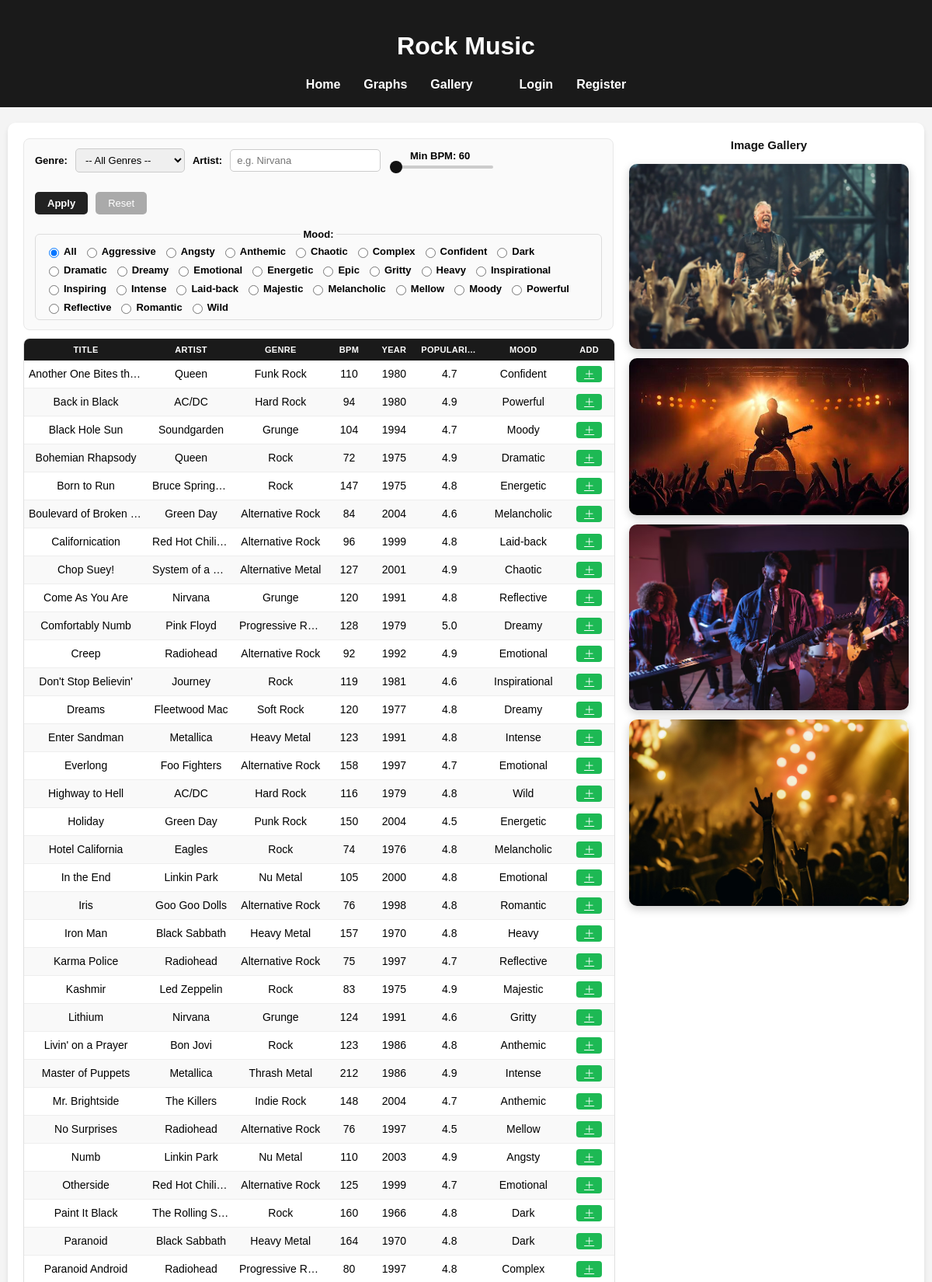
The page / (upper part) on the database its author committed.
### tables this page shows
CREATE TABLE `songs` (
  `id` int(11) NOT NULL,
  `ext_id` int(11) NOT NULL,
  `naslov` varchar(120) NOT NULL,
  `izvodac` varchar(100) NOT NULL,
  `zanr` varchar(60) NOT NULL,
  `bpm` int(11) NOT NULL,
  `godina` int(11) NOT NULL,
  `popularnost` decimal(3,1) NOT NULL,
  `raspolozenje` varchar(40) NOT NULL
);

### index.php (the view, shortened to what this page needs)
<?php
require_once __DIR__ . '/includes/db.php';
$moods = [];
$res = $conn->query('SELECT DISTINCT raspolozenje FROM songs ORDER BY raspolozenje');
while ($r = $res->fetch_assoc()) $moods[] = $r['raspolozenje'];
$filterArtist = trim($_GET['izvodac'] ?? '');
$filterBpm = max(60, (int)($_GET['bpm'] ?? 60));
$filterMood = trim($_GET['raspolozenje'] ?? '');
$where = ['bpm >= ?'];
$params = [$filterBpm];
$types = 'i';
$stmt = $conn->prepare('SELECT * FROM songs WHERE ' . implode(' AND ', $where) . ' ORDER BY naslov');
$stmt->bind_param($types, ...$params);
$stmt->execute();
$songs = $stmt->get_result()->fetch_all(MYSQLI_ASSOC);
?>
<!DOCTYPE html>
<html lang="hr">
<head>
    <link rel="stylesheet" href="styles/style.css">
</head>
<body>
    <?php include __DIR__ . '/includes/header.php'; ?>
    <main>
        <div class="table-image">
            <div class="left-col">
                <form class="filters-bar" method="get" action="index.php" id="filter-form">
                    <div class="filter-controls">
                        <label for="filter-genre">Genre:</label>
                        <select id="filter-genre" name="zanr">
                            <option value="">-- All Genres --</option>
                        </select>
                        <label for="filter-artist">Artist:</label>
                        <input type="text" id="filter-artist" name="izvodac"
                               placeholder="e.g. Nirvana" value="<?= htmlspecialchars($filterArtist) ?>">
                        <div class="bpm-group">
                            <label for="filter-bpm">Min BPM: <span id="bpm-value"><?= $filterBpm ?></span></label>
                            <input type="range" id="filter-bpm" name="bpm" min="60" max="220" step="1" value="<?= $filterBpm ?>">
                        </div>
                        <div class="button-group">
                            <button type="submit" id="btn-filter">Apply</button>
                            <button type="button" id="btn-reset">Reset</button>
                        </div>
                        <fieldset class="filter-mood">
                            <legend>Mood:</legend>
                            <label><input type="radio" name="raspolozenje" value="" <?= $filterMood === '' ? 'checked' : '' ?>> All</label>
                            <?php foreach ($moods as $m): ?>
                                <label>
                                    <input type="radio" name="raspolozenje"
                                           value="<?= htmlspecialchars($m) ?>"
                                           <?= $filterMood === $m ? 'checked' : '' ?>>
                                    <?= htmlspecialchars($m) ?>
                                </label>
                            <?php endforeach; ?>
                        </fieldset>
                    </div>
                </form>
                <div class="table-wrapper">
                    <table id="music-table" aria-label="Songs table">
                        <thead>
                            <tr>
                                <th>Title</th>
                                <th>Artist</th>
                                <th>Genre</th>
                                <th>BPM</th>
                                <th>Year</th>
                                <th>Popularity</th>
                                <th>Mood</th>
                                <th>Add</th>
                            </tr>
                        </thead>
                        <tbody>
                        <?php if (empty($songs)): ?>
                            <tr><td colspan="8">No results.</td></tr>
                        <?php else: ?>
                            <?php foreach ($songs as $s):
                                $inCol = in_array($s['id'], $collectionIds); ?>
                            <tr>
                                <td><?= htmlspecialchars($s['naslov']) ?></td>
                                <td><?= htmlspecialchars($s['izvodac']) ?></td>
                                <td><?= htmlspecialchars($s['zanr']) ?></td>
                                <td><?= $s['bpm'] ?></td>
                                <td><?= $s['godina'] ?></td>
                                <td><?= number_format($s['popularnost'], 1) ?></td>
                                <td><?= htmlspecialchars($s['raspolozenje']) ?></td>
                                <td>
									<?php if (!$loggedIn): ?>
										<a href="/login.php" class="btn-add btn-login-hint" title="Sign in to add">＋</a>
									<?php endif; ?>
								</td>
                            </tr>
                            <?php endforeach; ?>
                        <?php endif; ?>
                        </tbody>
                    </table>
                </div>
            </div>
            <div class="right-col">
                <p class="gallery-title">Image Gallery</p>
                <div class="concert-image-aside"><img src="img/rock-concert-1.jpg" alt="Guitarist performing on stage" loading="lazy"></div>
                <div class="concert-image-aside"><img src="img/rock-concert-2.jpg" alt="Silhouette of a guitarist" loading="lazy"></div>
                <div class="concert-image-aside"><img src="img/rock-concert-3.jpg" alt="Rock concert crowd" loading="lazy"></div>
                <div class="concert-image-aside"><img src="img/rock-concert-4.jpg" alt="Crowd at a rock concert" loading="lazy"></div>
            </div>
        </div>
    </main>
</body>
</html>

### includes/header.php (shortened to what this page needs)
<?php
$loggedIn = !empty($_SESSION['user_id']);
$username = htmlspecialchars($_SESSION['username'] ?? '');
?>
<header>
    <h1>Rock Music</h1>
    <ul class="nav-menu">
        <li><a href="index.php">Home</a></li>
        <li><a href="graphs.php">Graphs</a></li>
        <li><a href="gallery.php">Gallery</a></li>
        <?php if ($loggedIn): ?>
            <li><a href="playlist.php">My Playlist</a></li>
            <li class="nav-spacer"></li>
            <li class="nav-user">
                <?= $username ?>
                <a href="logout.php" class="nav-logout">Logout</a>
            </li>
        <?php else: ?>
            <li class="nav-auth"><a href="login.php">Login</a></li>
            <li class="nav-auth"><a href="register.php">Register</a></li>
        <?php endif; ?>
    </ul>
</header>

### styles/style.css (style rules this page uses)
body { font-family: Arial, sans-serif; margin: 0; padding: 0; background-color: #1a1a1a; text-align: center; overflow-x: hidden; display: flex; flex-direction: column; min-height: 100vh; }
main { flex: 1; background-color: #f4f4f4; }
header { background: #1a1a1a; color: white; padding: 20px; }
.nav-menu { display: flex; justify-content: center; list-style: none; padding: 0; margin: 0; background: #1a1a1a; }
.nav-menu li { margin: 0 15px; }
.nav-menu a { text-decoration: none; color: white; font-weight: bold; }
.table-image { display: flex; gap: 20px; background: white; padding: 20px; max-width: 95%; margin: 20px auto; border-radius: 10px; box-shadow: 0px 4px 6px rgba(0,0,0,0.1); align-items: flex-start; }
.left-col { flex: 1 0 0; min-width: 0; display: flex; flex-direction: column; gap: 10px; }
.right-col { flex: 0 360px; display: flex; flex-direction: column; gap: 12px; }
.gallery-title { font-size: 15px; font-weight: bold; color: #111; margin: 0 0 4px; text-align: center; }
.concert-image-aside { width: 100%; }
.concert-image-aside img { width: 100%; height: auto; object-fit: cover; border-radius: 10px; box-shadow: 0 4px 12px rgba(0, 0, 0, 0.2); display: block; }
.table-wrapper { border: 1px solid #e0e0e0; border-radius: 8px; overflow: hidden; width: 100%; }
table { width: 100%; border-collapse: collapse; background: white; font-size: 14px; table-layout: fixed; }
#music-table th:nth-child(1), #music-table td:nth-child(1) { width: 22%; }
#music-table th:nth-child(2), #music-table td:nth-child(2) { width: 15%; }
#music-table th:nth-child(3), #music-table td:nth-child(3) { width: 16%; }
#music-table th:nth-child(4), #music-table td:nth-child(4) { width: 7%; }
#music-table th:nth-child(5), #music-table td:nth-child(5) { width: 7%; }
#music-table th:nth-child(6), #music-table td:nth-child(6) { width: 11%; }
#music-table th:nth-child(7), #music-table td:nth-child(7) { width: 14%; }
#music-table th:nth-child(8), #music-table td:nth-child(8) { width: 8%; }
thead th { z-index: 1; background: #1a1a1a; color: white; text-transform: uppercase; font-size: 11px; letter-spacing: 0.3px; padding: 8px 6px; white-space: nowrap; overflow: hidden; text-overflow: ellipsis; }
td { padding: 7px 6px; border-bottom: 1px solid #eee; white-space: nowrap; overflow: hidden; text-overflow: ellipsis; text-align: center; position: relative; }
tr:nth-child(even) { background-color: #f9f9f9; }
.filters-bar { background: #fafafa; border: 1px solid #e8e8e8; border-radius: 8px; padding: 12px 14px; }
.filter-controls { display: flex; flex-wrap: wrap; gap: 10px; align-items: center; }
.filter-controls label { font-weight: bold; font-size: 13px; white-space: nowrap; }
.filter-controls select, .filter-controls input[type="text"] { padding: 6px 8px; border: 1px solid #ccc; border-radius: 5px; font-size: 13px; width: auto; }
.bpm-group { display: flex; flex-direction: column; gap: 3px; min-width: 130px; flex-shrink: 0; }
.bpm-group label { font-weight: bold; font-size: 13px; white-space: nowrap; }
.bpm-group input[type="range"] { width: 100%; accent-color: #111; cursor: pointer; box-sizing: border-box; padding: 0; border: none; height: 4px; -webkit-appearance: none; appearance: none; background: #ccc; border-radius: 2px; }
.button-group { display: flex; gap: 10px; align-self: center; margin-top: 15px; }
.filter-mood { margin: 0; }
.filter-mood { border: 1px solid #ddd; border-radius: 6px; padding: 7px 12px; margin: 8px 0 0; display: flex; flex-wrap: wrap; gap: 8px; align-items: center; font-size: 13px; }
.filter-mood legend { font-weight: bold; font-size: 13px; padding: 0 4px; }
.filter-mood label { display: flex; align-items: center; gap: 3px; cursor: pointer; }
#btn-filter { background: #222; color: white; border: none; padding: 7px 16px; border-radius: 5px; cursor: pointer; font-weight: bold; font-size: 13px; white-space: nowrap; }
#btn-reset { background: #aaa; color: white; border: none; padding: 7px 16px; border-radius: 5px; cursor: pointer; font-size: 13px; white-space: nowrap; }
.btn-add { background: #1db954; color: white; border: none; padding: 4px 10px; border-radius: 4px; cursor: pointer; font-size: 13px; width: auto; display: inline-flex; align-items: center; justify-content: center; line-height: 1; }

### rows shown on the page
songs: naslov "Another One Bites th…", izvodac "Queen", zanr "Funk Rock", bpm "110", godina "1980", popularnost "4.7", raspolozenje "Confident"
songs: naslov "Back in Black", izvodac "AC/DC", zanr "Hard Rock", bpm "94", godina "1980", popularnost "4.9", raspolozenje "Powerful"
songs: naslov "Black Hole Sun", izvodac "Soundgarden", zanr "Grunge", bpm "104", godina "1994", popularnost "4.7", raspolozenje "Moody"
songs: naslov "Bohemian Rhapsody", izvodac "Queen", zanr "Rock", bpm "72", godina "1975", popularnost "4.9", raspolozenje "Dramatic"
songs: naslov "Born to Run", izvodac "Bruce Spring…", zanr "Rock", bpm "147", godina "1975", popularnost "4.8", raspolozenje "Energetic"
songs: naslov "Boulevard of Broken…", izvodac "Green Day", zanr "Alternative Rock", bpm "84", godina "2004", popularnost "4.6", raspolozenje "Melancholic"
songs: naslov "Californication", izvodac "Red Hot Chili…", zanr "Alternative Rock", bpm "96", godina "1999", popularnost "4.8", raspolozenje "Laid-back"
songs: naslov "Chop Suey!", izvodac "System of a…", zanr "Alternative Metal", bpm "127", godina "2001", popularnost "4.9", raspolozenje "Chaotic"
songs: naslov "Come As You Are", izvodac "Nirvana", zanr "Grunge", bpm "120", godina "1991", popularnost "4.8", raspolozenje "Reflective"
songs: naslov "Comfortably Numb", izvodac "Pink Floyd", zanr "Progressive R…", bpm "128", godina "1979", popularnost "5.0", raspolozenje "Dreamy"
songs: naslov "Creep", izvodac "Radiohead", zanr "Alternative Rock", bpm "92", godina "1992", popularnost "4.9", raspolozenje "Emotional"
songs: naslov "Don't Stop Believin'", izvodac "Journey", zanr "Rock", bpm "119", godina "1981", popularnost "4.6", raspolozenje "Inspirational"
songs: naslov "Dreams", izvodac "Fleetwood Mac", zanr "Soft Rock", bpm "120", godina "1977", popularnost "4.8", raspolozenje "Dreamy"
songs: naslov "Enter Sandman", izvodac "Metallica", zanr "Heavy Metal", bpm "123", godina "1991", popularnost "4.8", raspolozenje "Intense"
songs: naslov "Everlong", izvodac "Foo Fighters", zanr "Alternative Rock", bpm "158", godina "1997", popularnost "4.7", raspolozenje "Emotional"
songs: naslov "Highway to Hell", izvodac "AC/DC", zanr "Hard Rock", bpm "116", godina "1979", popularnost "4.8", raspolozenje "Wild"
songs: naslov "Holiday", izvodac "Green Day", zanr "Punk Rock", bpm "150", godina "2004", popularnost "4.5", raspolozenje "Energetic"
songs: naslov "Hotel California", izvodac "Eagles", zanr "Rock", bpm "74", godina "1976", popularnost "4.8", raspolozenje "Melancholic"
songs: naslov "In the End", izvodac "Linkin Park", zanr "Nu Metal", bpm "105", godina "2000", popularnost "4.8", raspolozenje "Emotional"
songs: naslov "Iris", izvodac "Goo Goo Dolls", zanr "Alternative Rock", bpm "76", godina "1998", popularnost "4.8", raspolozenje "Romantic"
songs: naslov "Iron Man", izvodac "Black Sabbath", zanr "Heavy Metal", bpm "157", godina "1970", popularnost "4.8", raspolozenje "Heavy"
songs: naslov "Karma Police", izvodac "Radiohead", zanr "Alternative Rock", bpm "75", godina "1997", popularnost "4.7", raspolozenje "Reflective"
songs: naslov "Kashmir", izvodac "Led Zeppelin", zanr "Rock", bpm "83", godina "1975", popularnost "4.9", raspolozenje "Majestic"
songs: naslov "Lithium", izvodac "Nirvana", zanr "Grunge", bpm "124", godina "1991", popularnost "4.6", raspolozenje "Gritty"
songs: naslov "Livin' on a Prayer", izvodac "Bon Jovi", zanr "Rock", bpm "123", godina "1986", popularnost "4.8", raspolozenje "Anthemic"
songs: naslov "Master of Puppets", izvodac "Metallica", zanr "Thrash Metal", bpm "212", godina "1986", popularnost "4.9", raspolozenje "Intense"
songs: naslov "Mr. Brightside", izvodac "The Killers", zanr "Indie Rock", bpm "148", godina "2004", popularnost "4.7", raspolozenje "Anthemic"
songs: naslov "No Surprises", izvodac "Radiohead", zanr "Alternative Rock", bpm "76", godina "1997", popularnost "4.5", raspolozenje "Mellow"
songs: naslov "Numb", izvodac "Linkin Park", zanr "Nu Metal", bpm "110", godina "2003", popularnost "4.9", raspolozenje "Angsty"
songs: naslov "Otherside", izvodac "Red Hot Chili…", zanr "Alternative Rock", bpm "125", godina "1999", popularnost "4.7", raspolozenje "Emotional"
songs: naslov "Paint It Black", izvodac "The Rolling S…", zanr "Rock", bpm "160", godina "1966", popularnost "4.8", raspolozenje "Dark"
songs: naslov "Paranoid", izvodac "Black Sabbath", zanr "Heavy Metal", bpm "164", godina "1970", popularnost "4.8", raspolozenje "Dark"
songs: naslov "Paranoid Android", izvodac "Radiohead", zanr "Progressive R…", bpm "80", godina "1997", popularnost "4.8", raspolozenje "Complex"

### other values the page prints
$filterBpm "60"
$m "Aggressive"
$m "Angsty"
$m "Anthemic"
$m "Chaotic"
$m "Complex"
$m "Confident"
$m "Dark"
$m "Dramatic"
$m "Dreamy"
$m "Emotional"
$m "Energetic"
$m "Epic"
$m "Gritty"
$m "Heavy"
